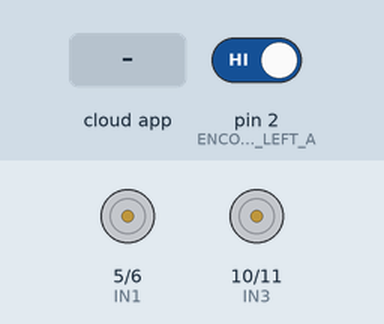
A sketch run on a simulated Arduino Uno, built with avr-gcc and run on an emulated ATmega328P. On the bench: motor-driver pin pairs drawn as motors (green arrow = first pin HIGH = forward, orange = second pin HIGH = backward, longer = more drive, scaled by the enable pin). The inputs (shaded band) are chosen by the test bench; at power-on: pin 2 (ENCODER_LEFT_A) HIGH. The ROS host is connected and sends only what is stated.

Above: at 1.2 s.
1.3 s: the phone or cloud app sets linear.x to -100
At 1.7 s:
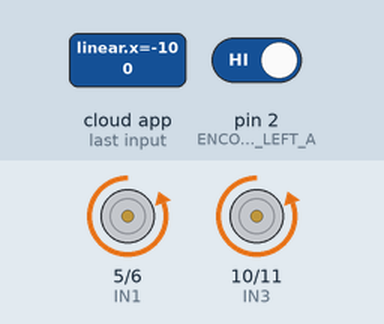
2.8 s: the phone or cloud app sets angular.z to -100
At 4.0 s:
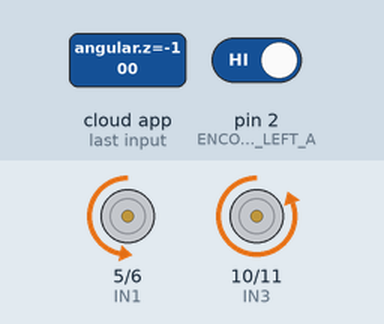
4.3 s: the phone or cloud app sets linear.x to 0
At 5.1 s:
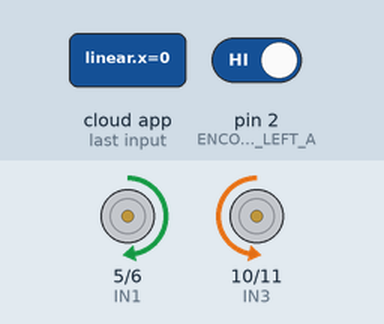
5.8 s: the phone or cloud app sets angular.z to 0
At 6.3 s:
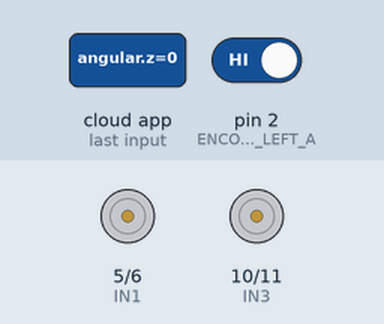
7.3 s: the phone or cloud app sets linear.x to 100
At 8.5 s:
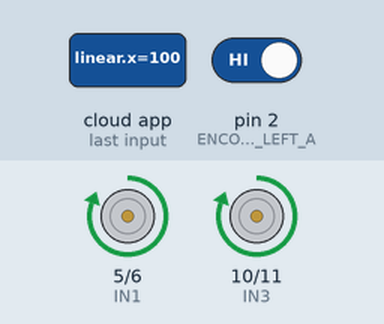
8.8 s: the phone or cloud app sets angular.z to 100
At 9.9 s:
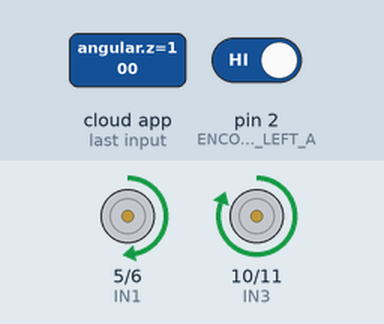
Timing chart, 0 to 11.3 s (numbered marks = the images above; inputs shaded):
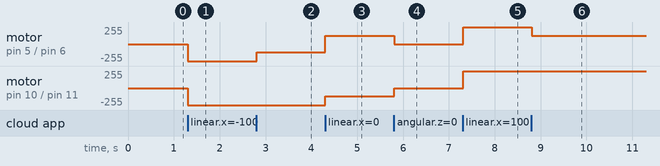

Measured:
- after the input at 1.3 s, motor on pin 5 (IN1) / pin 6 (IN2), motor on pin 10 (IN3) / pin 11 (IN4): stopped → backward 255/255 at once
- after the input at 2.8 s, motor on pin 5 (IN1) / pin 6 (IN2): backward 255/255 → backward 127/255 at once
- after the input at 4.3 s, motor on pin 5 (IN1) / pin 6 (IN2): backward 127/255 → forward 127/255 at once; motor on pin 10 (IN3) / pin 11 (IN4): backward 255/255 → backward 127/255 at once
- after the input at 5.8 s, motor on pin 5 (IN1) / pin 6 (IN2): forward 127/255 → stopped at once; motor on pin 10 (IN3) / pin 11 (IN4): backward 127/255 → stopped at once
- after the input at 7.3 s, motor on pin 5 (IN1) / pin 6 (IN2), motor on pin 10 (IN3) / pin 11 (IN4): stopped → forward 255/255 at once
- after the input at 8.8 s, motor on pin 5 (IN1) / pin 6 (IN2): forward 255/255 → forward 127/255 at once

The sketch:

motor_with_encoder.ino
```cpp
/*
 * Lab 5: 향상된 모터 제어 (Enhanced Motor Control)
 *
 * cmd_vel 구독 + 오도메트리 퍼블리시
 */

#include <ros.h>
#include <geometry_msgs/Twist.h>
#include <std_msgs/Int32.h>

ros::NodeHandle nh;

// 모터 핀
const int ENA = 3, IN1 = 5, IN2 = 6;
const int ENB = 9, IN3 = 10, IN4 = 11;

// 인코더 핀 (옵션)
const int ENCODER_LEFT_A = 2;
const int ENCODER_RIGHT_A = 3;

volatile long left_encoder_count = 0;
volatile long right_encoder_count = 0;

std_msgs::Int32 left_enc_msg;
std_msgs::Int32 right_enc_msg;

ros::Publisher pub_left_enc("/encoder/left", &left_enc_msg);
ros::Publisher pub_right_enc("/encoder/right", &right_enc_msg);

unsigned long last_pub_time = 0;

void cmdVelCallback(const geometry_msgs::Twist& msg) {
  float linear = msg.linear.x;
  float angular = msg.angular.z;

  float left = linear - angular * 0.5;
  float right = linear + angular * 0.5;

  // 속도 제한
  left = constrain(left, -1.0, 1.0);
  right = constrain(right, -1.0, 1.0);

  setMotor(ENA, IN1, IN2, left);
  setMotor(ENB, IN3, IN4, right);
}

void setMotor(int en_pin, int in1_pin, int in2_pin, float speed) {
  int pwm = abs(speed * 255);

  if (speed >= 0) {
    digitalWrite(in1_pin, HIGH);
    digitalWrite(in2_pin, LOW);
  } else {
    digitalWrite(in1_pin, LOW);
    digitalWrite(in2_pin, HIGH);
  }

  analogWrite(en_pin, pwm);
}

void leftEncoderISR() {
  left_encoder_count++;
}

void rightEncoderISR() {
  right_encoder_count++;
}

ros::Subscriber<geometry_msgs::Twist> sub("/cmd_vel", &cmdVelCallback);

void setup() {
  pinMode(ENA, OUTPUT);
  pinMode(IN1, OUTPUT);
  pinMode(IN2, OUTPUT);
  pinMode(ENB, OUTPUT);
  pinMode(IN3, OUTPUT);
  pinMode(IN4, OUTPUT);

  // 인코더 설정 (옵션)
  pinMode(ENCODER_LEFT_A, INPUT_PULLUP);
  pinMode(ENCODER_RIGHT_A, INPUT_PULLUP);
  attachInterrupt(digitalPinToInterrupt(ENCODER_LEFT_A), leftEncoderISR, RISING);
  attachInterrupt(digitalPinToInterrupt(ENCODER_RIGHT_A), rightEncoderISR, RISING);

  nh.initNode();
  nh.subscribe(sub);
  nh.advertise(pub_left_enc);
  nh.advertise(pub_right_enc);

  last_pub_time = millis();
}

void loop() {
  // 인코더 값 퍼블리시 (10Hz)
  if (millis() - last_pub_time > 100) {
    left_enc_msg.data = left_encoder_count;
    right_enc_msg.data = right_encoder_count;

    pub_left_enc.publish(&left_enc_msg);
    pub_right_enc.publish(&right_enc_msg);

    last_pub_time = millis();
  }

  nh.spinOnce();
  delay(10);
}
```
